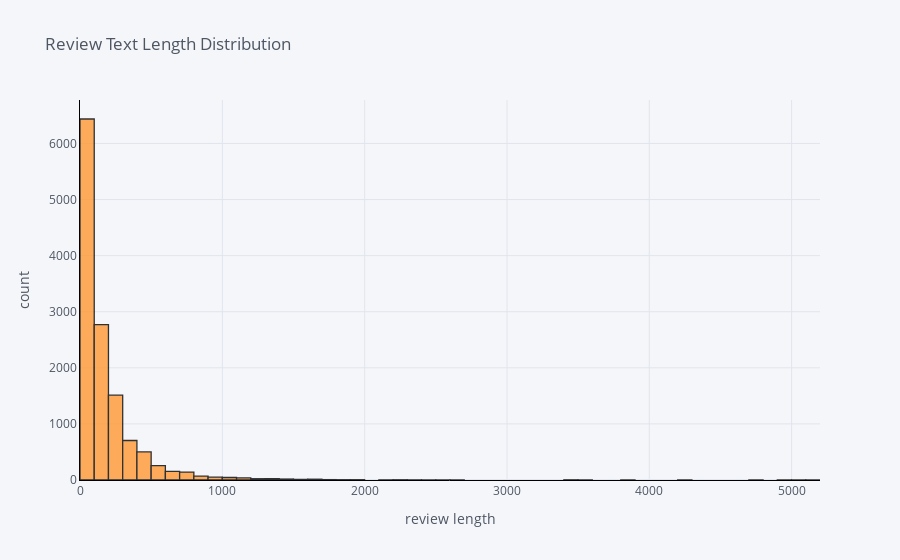

Source (notebook cell):
### Code cell
# length of each review
df['review_len'] = df['reviewText'].str.split().str.len()

# display
df['review_len'].iplot(
    kind='hist',
    bins=100,
    xTitle='review length',
    linecolor='black',
    yTitle='count',
    title='Review Text Length Distribution')

### Figure 1 — Plotly figure (JSON) as saved in the notebook; plotly's stock layout.template omitted (floating-point values rounded to 4 significant figures; data arrays with more than 128 entries replaced by an {"elided": "..."} marker saying what was removed)
{"data": [{"histfunc": "count", "histnorm": "", "marker": {"color": "rgba(255, 153, 51, 1.0)", "line": {"color": "#000000", "width": 1.3}}, "name": "review_len", "nbinsx": 100, "opacity": 0.8, "orientation": "v", "type": "histogram", "x": {"elided": "12805 int values"}}], "layout": {"barmode": "overlay", "legend": {"bgcolor": "#F5F6F9", "font": {"color": "#4D5663"}}, "paper_bgcolor": "#F5F6F9", "plot_bgcolor": "#F5F6F9", "title": {"font": {"color": "#4D5663"}, "text": "Review Text Length Distribution"}, "xaxis": {"gridcolor": "#E1E5ED", "linecolor": "black", "showgrid": true, "tickfont": {"color": "#4D5663"}, "title": {"font": {"color": "#4D5663"}, "text": "review length"}, "zerolinecolor": "#E1E5ED"}, "yaxis": {"gridcolor": "#E1E5ED", "linecolor": "black", "showgrid": true, "tickfont": {"color": "#4D5663"}, "title": {"font": {"color": "#4D5663"}, "text": "count"}, "zerolinecolor": "#E1E5ED"}}}
